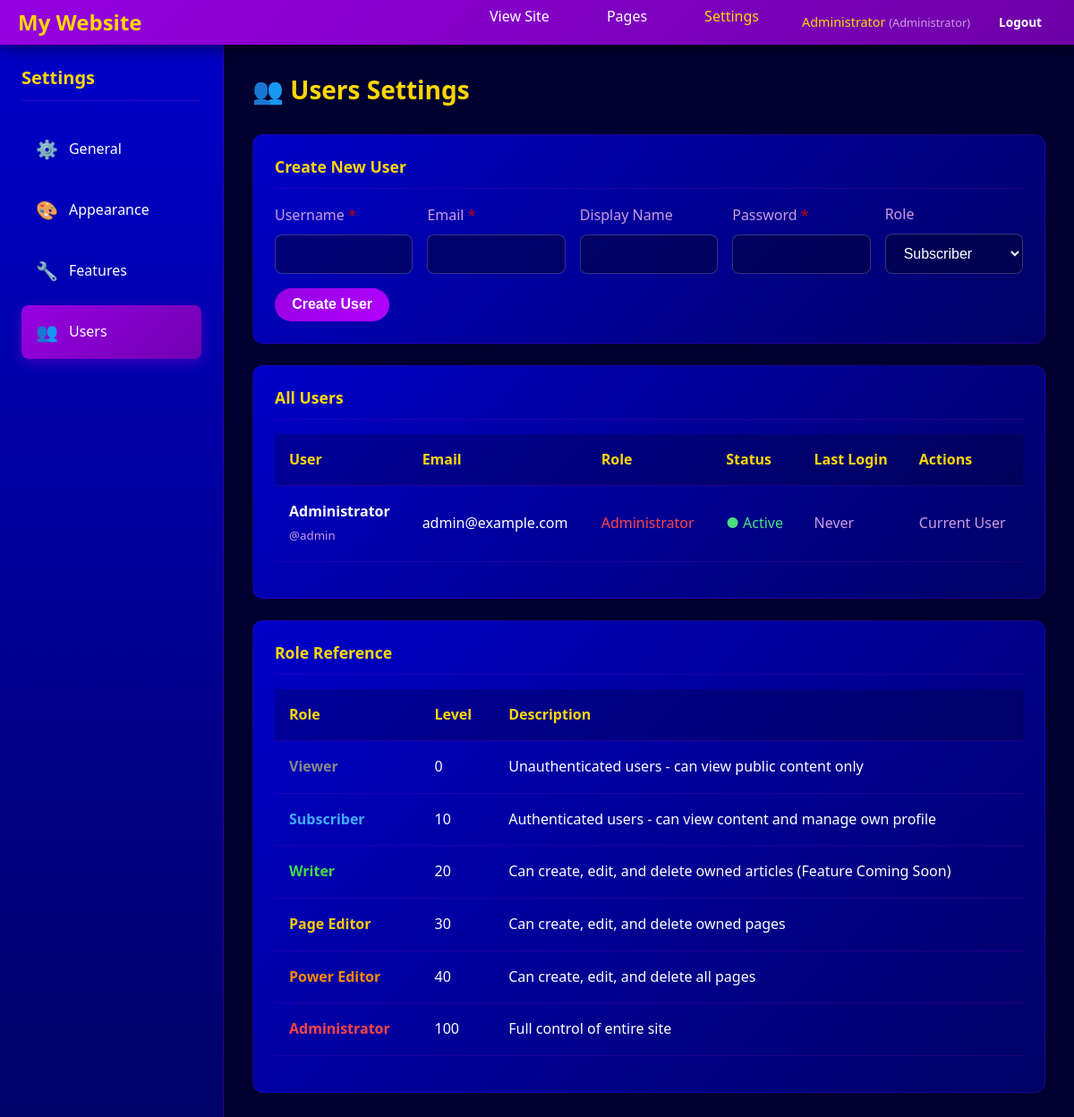
The app's page /admin/settings.php?section=users (signed in) with its own data.
### tables this page shows
CREATE TABLE IF NOT EXISTS users (
    id INT AUTO_INCREMENT PRIMARY KEY,
    username VARCHAR(50) UNIQUE NOT NULL,
    email VARCHAR(255) UNIQUE NOT NULL,
    password_hash VARCHAR(255) NOT NULL,
    display_name VARCHAR(100),
    role_id INT NOT NULL DEFAULT 2,
    is_active BOOLEAN DEFAULT TRUE,
    email_verified BOOLEAN DEFAULT FALSE,
    last_login TIMESTAMP NULL,
    created_at TIMESTAMP DEFAULT CURRENT_TIMESTAMP,
    updated_at TIMESTAMP DEFAULT CURRENT_TIMESTAMP ON UPDATE CURRENT_TIMESTAMP,
    FOREIGN KEY (role_id) REFERENCES roles(id),
    INDEX idx_username (username),
    INDEX idx_email (email),
    INDEX idx_role (role_id)
);

CREATE TABLE IF NOT EXISTS roles (
    id INT AUTO_INCREMENT PRIMARY KEY,
    name VARCHAR(50) UNIQUE NOT NULL,
    display_name VARCHAR(100) NOT NULL,
    description TEXT,
    level INT NOT NULL DEFAULT 0,
    created_at TIMESTAMP DEFAULT CURRENT_TIMESTAMP,
    INDEX idx_level (level)
);

### src/admin/settings.php (the view, shortened to what the rows shown need)
<?php
require_once '../auth.php';
$currentUser = currentUser();
$section = $_GET['section'] ?? 'general';
$users = auth()->getAllUsers();
$roles = auth()->getRoles();
$sections = [
    'general' => ['title' => 'General', 'icon' => '⚙️'],
    'appearance' => ['title' => 'Appearance', 'icon' => '🎨'],
    'features' => ['title' => 'Features', 'icon' => '🔧'],
    'users' => ['title' => 'Users', 'icon' => '👥'],
];
?>
<!DOCTYPE html>
<html lang="en">
<head>
    <link rel="stylesheet" href="/assets/css/global.css">
    <link rel="stylesheet" href="/assets/css/auth.css">
    <link rel="stylesheet" href="/assets/css/settings.css">
</head>
<body>
    <nav class="navbar">
        <div class="container">
            <ul class="nav-menu">
                <li class="user-menu">
                    <span class="user-badge">
                        <?php echo h($currentUser['display_name']); ?>
                        <small>(<?php echo h($currentUser['role_display_name']); ?>)</small>
                    </span>
                    <a href="/logout.php" class="btn btn-sm">Logout</a>
                </li>
            </ul>
        </div>
    </nav>
    <div class="settings-layout">
        <aside class="settings-sidebar">
            <h2>Settings</h2>
        </aside>
        <main class="settings-content">
            <header class="settings-header">
                <h1><?php echo $sections[$section]['icon']; ?> <?php echo $sections[$section]['title']; ?> Settings</h1>
            </header>
            <?php if ($section === 'general'): ?>
            <form method="POST" action="?section=general" enctype="multipart/form-data" class="settings-form">
                <?php echo csrfField(); ?>
                <input type="hidden" name="action" value="save_general">
                <div class="settings-card">
                    <h3>Site Identity</h3>
                    <div class="form-group">
                        <label for="site_title">Site Title</label>
                        <input type="text" id="site_title" name="site_title" class="form-control"
                               value="<?php echo h(getSetting('site_title', 'My Website')); ?>" required>
                        <small class="form-hint">Displayed in browser tabs and the site header</small>
                    </div>
                    <div class="form-group">
                        <label for="site_tagline">Site Tagline</label>
                        <input type="text" id="site_tagline" name="site_tagline" class="form-control"
                               value="<?php echo h(getSetting('site_tagline', '')); ?>">
                        <small class="form-hint">A short description or slogan for your site</small>
                    </div>
                    <div class="form-group">
                        <label for="site_favicon">Site Favicon</label>
                        <?php $currentFavicon = getSetting('site_favicon'); ?>
                        <?php if ($currentFavicon): ?>
                        <div class="current-favicon">
                            <img src="<?php echo h($currentFavicon); ?>" alt="Current favicon" class="favicon-preview">
                            <label class="checkbox-label">
                                <input type="checkbox" name="remove_favicon" value="1">
                                Remove current favicon
                            </label>
                        </div>
                        <?php endif; ?>
                        <input type="file" id="site_favicon" name="site_favicon" class="form-control"
                               accept=".ico,.png,.jpg,.jpeg,.gif">
                        <small class="form-hint">Recommended: 32x32 or 64x64 pixel PNG or ICO file</small>
                    </div>
                </div>
                <div class="settings-card">
                    <h3>Footer & Contact</h3>
                    <div class="form-group">
                        <label for="footer_text">Footer Text</label>
                        <input type="text" id="footer_text" name="footer_text" class="form-control"
                               value="<?php echo h(getSetting('footer_text', '© {year} {site_title}. All rights reserved.')); ?>">
                        <small class="form-hint">Use {year} for current year, {site_title} for site name</small>
                    </div>
                    <div class="form-group">
                        <label for="admin_email">Admin Email</label>
                        <input type="email" id="admin_email" name="admin_email" class="form-control"
                               value="<?php echo h(getSetting('admin_email', '')); ?>">
                        <small class="form-hint">Primary contact email for the site</small>
                    </div>
                </div>
                <div class="form-actions">
                    <button type="submit" class="btn btn-primary">Save General Settings</button>
                </div>
            </form>
            <?php elseif ($section === 'users'): ?>
            <div class="settings-card">
                <table class="users-table">
                    <thead>
                        <tr>
                            <th>User</th>
                            <th>Email</th>
                            <th>Role</th>
                            <th>Status</th>
                            <th>Last Login</th>
                            <th>Actions</th>
                        </tr>
                    </thead>
                    <tbody>
                        <?php foreach ($users as $user): ?>
                        <tr data-user-id="<?php echo $user['id']; ?>">
                            <td>
                                <strong><?php echo h($user['display_name'] ?: $user['username']); ?></strong>
                                <br><small style="color: var(--text-muted);">@<?php echo h($user['username']); ?></small>
                            </td>
                            <td><?php echo h($user['email']); ?></td>
                            <td>
                                <?php if ($user['id'] == $currentUser['id']): ?>
                                    <span class="role-<?php echo h($user['role_name']); ?>">
                                        <?php echo h($user['role_display_name']); ?>
                                    </span>
                                <?php endif; ?>
                            </td>
                            <td>
                                <span class="status-<?php echo $user['is_active'] ? 'active' : 'inactive'; ?>">
                                    <?php echo $user['is_active'] ? '● Active' : '○ Inactive'; ?>
                                </span>
                            </td>
                            <td>
                                <?php if ($user['last_login']): ?>
                                    <?php echo date('M j, Y H:i', strtotime($user['last_login'])); ?>
                                <?php else: ?>
                                    <span style="color: var(--text-muted);">Never</span>
                                <?php endif; ?>
                            </td>
                            <td>
                                <?php if ($user['id'] != $currentUser['id']): ?>
                                    <form method="POST" action="?section=users" class="inline-form">
                                        <?php echo csrfField(); ?>
                                        <input type="hidden" name="action" value="toggle_status">
                                        <input type="hidden" name="user_id" value="<?php echo $user['id']; ?>">
                                        <button type="submit" class="btn btn-sm">
                                            <?php echo $user['is_active'] ? 'Deactivate' : 'Activate'; ?>
                                        </button>
                                    </form>
                                <?php else: ?>
                                    <span style="color: var(--text-muted);">Current User</span>
                                <?php endif; ?>
                            </td>
                        </tr>
                        <?php endforeach; ?>
                    </tbody>
                </table>
            </div>
            <div class="settings-card">
                <table class="users-table">
                    <thead>
                        <tr>
                            <th>Role</th>
                            <th>Level</th>
                            <th>Description</th>
                        </tr>
                    </thead>
                    <tbody>
                        <?php foreach ($roles as $role): ?>
                        <tr>
                            <td><strong class="role-<?php echo h($role['name']); ?>"><?php echo h($role['display_name']); ?></strong></td>
                            <td><?php echo $role['level']; ?></td>
                            <td><?php echo h($role['description']); ?></td>
                        </tr>
                        <?php endforeach; ?>
                    </tbody>
                </table>
            </div>
            <?php endif; ?>
        </main>
    </div>
</body>
</html>

### records on screen
users: display_name "Administrator", role.display_name "Administrator", username "admin", email "admin@example.com", is_active "● Active", shows "Never", shows "Current User"
roles: display_name "Viewer", level "0", description "Unauthenticated users - can view public content only"
roles: display_name "Subscriber", level "10", description "Authenticated users - can view content and manage own profile"
roles: display_name "Writer", level "20", description "Can create, edit, and delete owned articles (Feature Coming Soon)"
roles: display_name "Page Editor", level "30", description "Can create, edit, and delete owned pages"
roles: display_name "Power Editor", level "40", description "Can create, edit, and delete all pages"
roles: display_name "Administrator", level "100", description "Full control of entire site"

### other values on screen
siteTitle() "My Website"
$info['icon'] "⚙️"
$info['title'] "General"
$info['icon'] "🎨"
$info['title'] "Appearance"
$info['icon'] "🔧"
$info['title'] "Features"
$info['icon'] "👥"
$info['title'] "Users"
$sections[$section]['icon'] "👥"
$sections[$section]['title'] "Users"
form field role_id "Subscriber"
